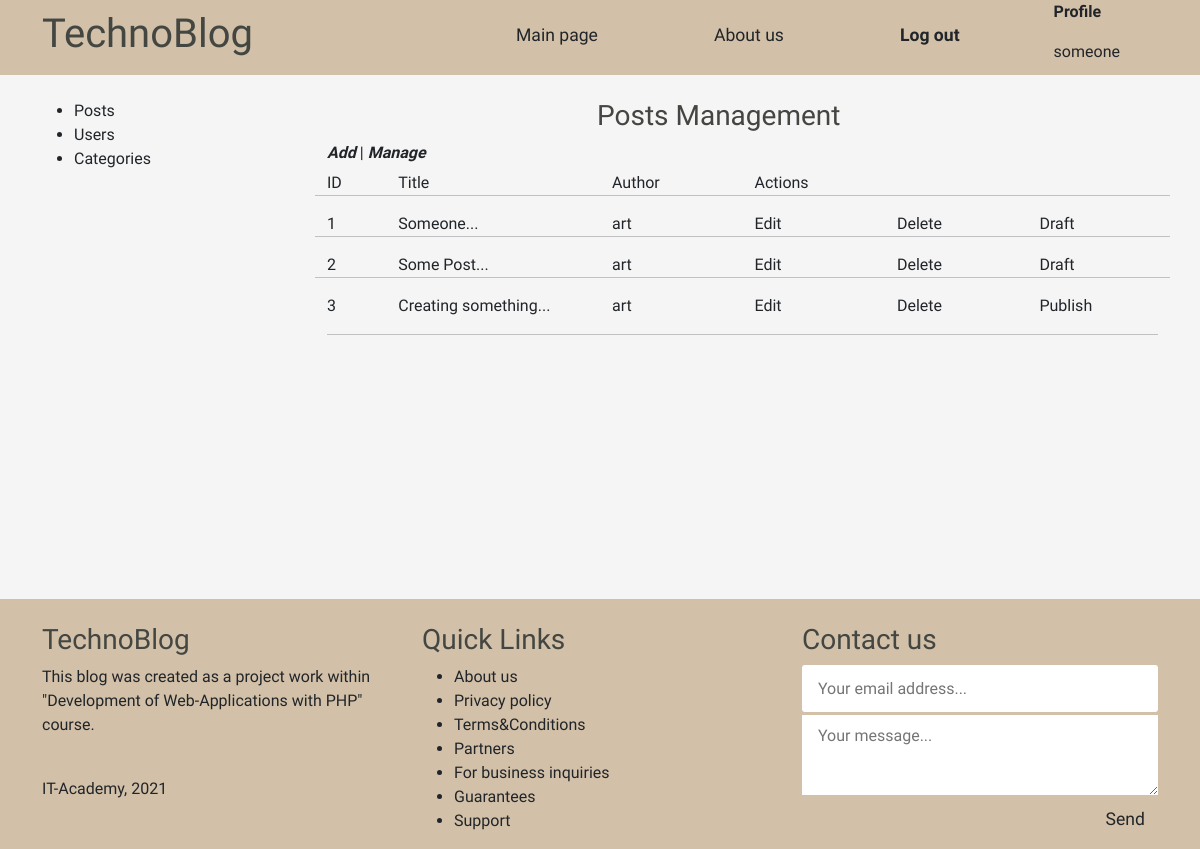
/admin/posts/index.php (signed in), run on an earlier commit of the app's database.
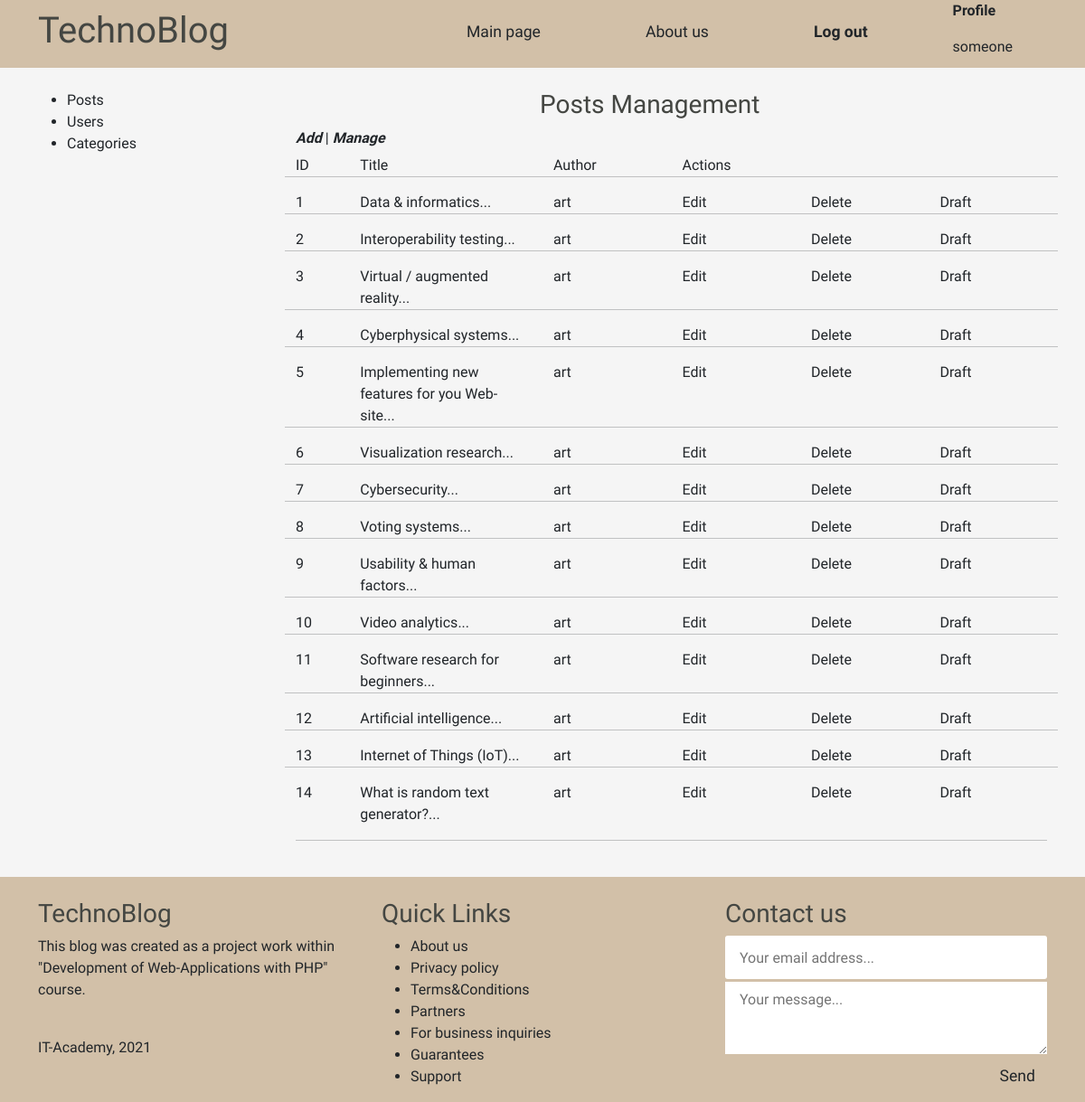
And on a later commit of the database.
### tables this page shows
CREATE TABLE `posts` (
  `id` int NOT NULL,
  `title` varchar(255) NOT NULL,
  `content` text NOT NULL,
  `img` varchar(255) NOT NULL,
  `create_date` timestamp NOT NULL DEFAULT CURRENT_TIMESTAMP,
  `status` tinyint NOT NULL,
  `categories_id` int DEFAULT NULL,
  `user_id` int NOT NULL
);

CREATE TABLE `user` (
  `id` int NOT NULL,
  `username` varchar(16) NOT NULL,
  `email` varchar(100) NOT NULL,
  `password` varchar(255) NOT NULL,
  `create_time` timestamp NOT NULL DEFAULT CURRENT_TIMESTAMP,
  `admin` int NOT NULL
);

### app/database/db.php (called while the page is built, shortened)
<?php
require ("connection.php");
function checkErrors($query){
    $errInfo = $query->errorInfo();
    return true;
}
function selectAuthor($table1, $table2)
{
    global $pdo;
    $sql = "SELECT t1.id, t1.title, t1.img, t1.content, t1.status, t1.categories_id, t1.create_date, t2.username FROM $table1 AS t1 JOIN $table2 AS t2 ON t1.user_id = t2.id";
    $query = $pdo->prepare($sql);
    $query->execute();
    return $query->fetchAll();
}

### app/controllers/posts.php (called while the page is built, shortened)
<?php
include SITE_ROOT . "/app/database/db.php";
$postsAdm = selectAuthor('posts', 'user');

### admin/posts/index.php (the view, shortened to what this page needs)
<?php
include "../../app/controllers/posts.php";
?>
<!doctype html>
<html lang="en">
<head>
    <link href="https://cdn.jsdelivr.net/npm/bootstrap@5.1.3/dist/css/bootstrap.min.css" rel="stylesheet"
>
    <link rel="stylesheet" href="..\..\front\style.css">
</head>
<?php include("..\..\app\include\header-admin.php") ?>
<br>
<div class="container">
    <div class="row">
        <?php include("..\..\app\include\sidebar-admin.php"); ?>
        <div class="posts col-9">
            <h3 style="margin-left: 270px">Posts Management</h3>
            <div class="button-row" style="min-height: 30px">
                <i><b><a href="create.php" class="col-2">Add</a></b></i> |
                <i><b><a href="index.php" class="col-2">Manage</a></b></i>
            </div>
            <div class="row title-table">
                <div class="col-1">ID</div>
                <div class="col-3">Title</div>
                <div class="col-2">Author</div>
                <div class="col-4">Actions</div>
            </div>
            <?php foreach($postsAdm as $key => $post): ?>
            <div class="row post">
                <hr>
                <div class="id col-1"><?= $key + 1 ?></div>
                <div class="title col-3"><?= substr($post['title'], 0, 45) . "..." ?></div>
                <div class="author col-2"><?= $post['username'] ?></div>
                <div class="edit col-2"><a href="edit.php?id=<?=$post['id']; ?>">Edit</a></div>
                <div class="delete col-2"><a href="edit.php?delete_id=<?=$post['id']; ?>">Delete</a></div>
                <?php if($post['status']): ?>
                <div class="delete status col-2"><a href="edit.php?publish=0&pub_id=<?=$post['id']; ?>">Draft</a></div>
                <?php else: ?>
                <div class="delete status col-2"><a href="edit.php?publish=1&pub_id=<?=$post['id']; ?>">Publish</a></div>
                <?php endif; ?>
            </div>
            <?php endforeach; ?>
            <hr>
            <br>
        </div>
    </div>
</div>
<?php include("..\..\app\include\\footer.php") ?>
</body>
</html>

### app/include/header-admin.php (shortened to what this page needs)
<header class="container-fluid">
    <div class="container">
        <div class="row">
            <div class="col-4">
                <h1>
                    <a href="../../index.php">TechnoBlog</a>
                </h1>
            </div>
            <nav class="col-8">
                <ul>
                    <li><a href="index.php">Main page</a></li>
                    <li><a href="index.php">About us</a></li>
                    <li><b><a href="..\..\logout.php">Log out</a></b></li>
                    <li>
                        <p><b>Profile</b></p>
                        <?php echo $_SESSION['login']; ?>
                    </li>
                </ul>
            </nav>
        </div>
    </div>
</header>

### app/include/sidebar-admin.php
<div class="sidebar col-3" style="min-height: 500px">
    <ul>
        <li>
            <a href="..\..\admin\posts\index.php">Posts</a>
        </li>
        <li>
            <a href="..\..\admin\users\index.php">Users</a>
        </li>
        <li>
            <a href="..\..\admin\categories\index.php">Categories</a>
        </li>
    </ul>
</div>

### app/include/footer.php
<div class="footer container-fluid">
    <div class="footer-content container">
        <div class="row">
            <div class="footer-section col-md-4 col-12">
                <br>
                <h3 class="logo-text">TechnoBlog</h3>
                <p>
                    This blog was created as a project work within "Development of Web-Applications with PHP" course.
                </p>
                <div class="who">
                    <br>
                    <p>IT-Academy, 2021</p>
                </div>
            </div>
            <div class="footer-section links col-md-4 col-12">
                <br>
                <h3>Quick Links</h3>
                <ul>
                    <a href="#">
                        <li>About us</li>
                    </a>
                    <a href="#">
                        <li>Privacy policy</li>
                    </a>
                    <a href="#">
                        <li>Terms&Conditions</li>
                    </a>
                    <a href="#">
                        <li>Partners</li>
                    </a>
                    <a href="#">
                        <li>For business inquiries</li>
                    </a>
                    <a href="#">
                        <li>Guarantees</li>
                    </a>
                    <a href="#">
                        <li>Support</li>
                    </a>
                </ul>
            </div>
            <div class="footer-section contact-form col-md-4 col-12">
                <br>
                <h3>Contact us</h3>
                <form action="/" method="post">
                    <input type="email" name="email" class="text-input contact-input" placeholder="Your email address...">
                    <textarea rows="4" name="message" class="text-input contact-input" placeholder="Your message..."></textarea>
                    <button type="submit" class="btn btn-big contact-btn">Send</button>
                </form>
            </div>
        </div>
    </div>
</div>

### front/style.css (style rules this page uses)
* { font-family: 'Ubuntu', sans-serif; }
html, h1, h2, h3, h4, h5, h6 { color: #444642; }
a { text-decoration: none; color: inherit; }
input { border-radius: 3px; color: #444642; font-size:1rem; }
header { background: #D2C0A8; height: 75px; }
header h1 { margin-top: 10px; }
header ul { padding: 0; margin: 0; float: left; list-style-type: none; }
header ul li { float: left; position: relative; margin-left: 72px; }
header ul li a { display: block; font-size: 1.1rem; padding: 22px; }
.footer { background: #D2C0A8; }
.footer .contact-form .contact-input { color: #bebdbd; margin-bottom: 3px; line-height: 0.8rem; padding: 0.9rem 1rem; border: none; width: 100%; }
.footer .contact-form .contact-btn { margin-top: -6px; float: right; font-size: 1.1em; }

What changed in the data, as far as the page shows it:
removed posts: title "Someone", user.username "art"
changed posts: title "Some Post" → "Data & informatics"
changed posts: title "Creating something" → "Interoperability testing"; status "Publish" → "Draft"
added posts: title "Virtual / augmented reality", user.username "art"
added posts: title "Cyberphysical systems", user.username "art"
added posts: title "Implementing new features for you Web-site", user.username "art"
added posts: title "Visualization research", user.username "art"
added posts: title "Cybersecurity", user.username "art"
added posts: title "Voting systems", user.username "art"
added posts: title "Usability & human factors", user.username "art"
added posts: title "Video analytics", user.username "art"
added posts: title "Software research for beginners", user.username "art"
added posts: title "Artificial intelligence", user.username "art"
added posts: title "Internet of Things (IoT)", user.username "art"
added posts: title "What is random text generator?", user.username "art"
